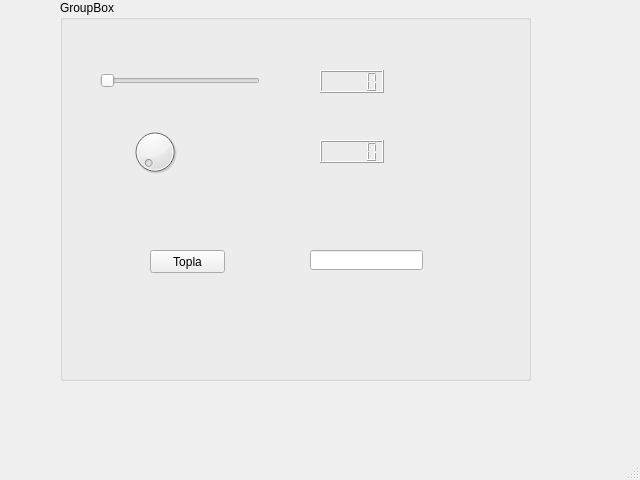
<?xml version="1.0" encoding="UTF-8"?>
<ui version="4.0">
 <class>MainWindow</class>
 <widget class="QMainWindow" name="MainWindow">
  <property name="geometry">
   <rect>
    <x>0</x>
    <y>0</y>
    <width>640</width>
    <height>480</height>
   </rect>
  </property>
  <property name="windowTitle">
   <string>MainWindow</string>
  </property>
  <widget class="QWidget" name="centralwidget">
   <widget class="QGroupBox" name="groupBox">
    <property name="geometry">
     <rect>
      <x>60</x>
      <y>0</y>
      <width>471</width>
      <height>381</height>
     </rect>
    </property>
    <property name="title">
     <string>GroupBox</string>
    </property>
    <widget class="QSlider" name="horizontalSlider">
     <property name="geometry">
      <rect>
       <x>40</x>
       <y>70</y>
       <width>160</width>
       <height>22</height>
      </rect>
     </property>
     <property name="orientation">
      <enum>Qt::Horizontal</enum>
     </property>
    </widget>
    <widget class="QLCDNumber" name="lcdNumber">
     <property name="geometry">
      <rect>
       <x>260</x>
       <y>70</y>
       <width>64</width>
       <height>23</height>
      </rect>
     </property>
    </widget>
    <widget class="QDial" name="dial">
     <property name="geometry">
      <rect>
       <x>70</x>
       <y>120</y>
       <width>50</width>
       <height>64</height>
      </rect>
     </property>
    </widget>
    <widget class="QLCDNumber" name="lcdNumber_2">
     <property name="geometry">
      <rect>
       <x>260</x>
       <y>140</y>
       <width>64</width>
       <height>23</height>
      </rect>
     </property>
    </widget>
    <widget class="QLineEdit" name="lineEdit">
     <property name="geometry">
      <rect>
       <x>250</x>
       <y>250</y>
       <width>113</width>
       <height>20</height>
      </rect>
     </property>
    </widget>
    <widget class="QPushButton" name="pushButton">
     <property name="geometry">
      <rect>
       <x>90</x>
       <y>250</y>
       <width>75</width>
       <height>23</height>
      </rect>
     </property>
     <property name="text">
      <string>Topla</string>
     </property>
    </widget>
   </widget>
  </widget>
  <widget class="QMenuBar" name="menubar">
   <property name="geometry">
    <rect>
     <x>0</x>
     <y>0</y>
     <width>640</width>
     <height>21</height>
    </rect>
   </property>
  </widget>
  <widget class="QStatusBar" name="statusbar"/>
 </widget>
 <resources/>
 <connections/>
</ui>
